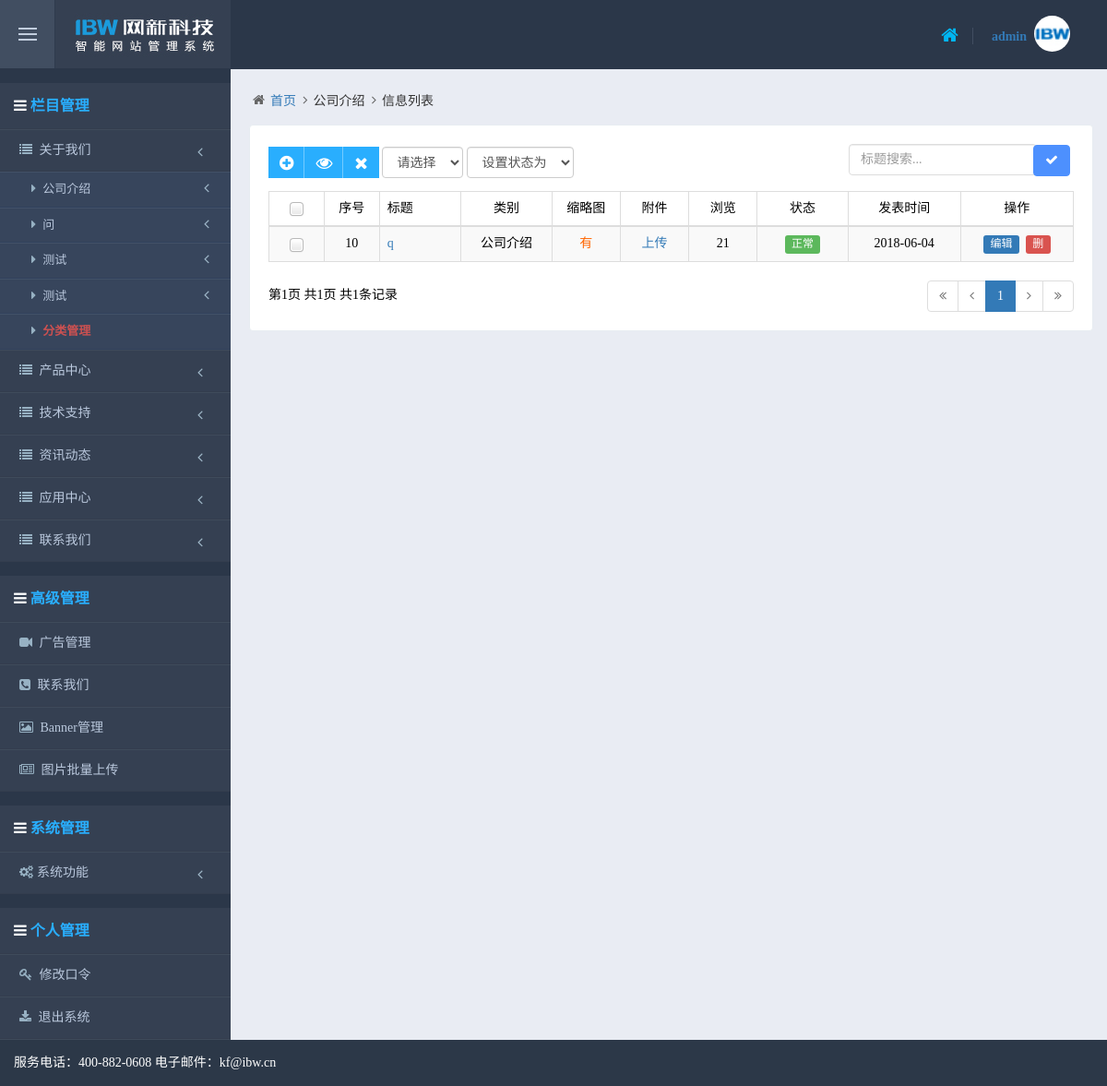
The page /manage/info_list.php?class_id=101101 (signed in) on the database its author committed.
### tables this page shows
CREATE TABLE `info_class` (
  `id` varchar(20) NOT NULL DEFAULT '',
  `sortnum` int(10) unsigned NOT NULL DEFAULT '0',
  `name` varchar(50) NOT NULL DEFAULT '',
  `pic` varchar(200) DEFAULT NULL,
  `content` text,
  `files` text,
  `info_state` varchar(10) NOT NULL DEFAULT '',
  `max_level` tinyint(1) unsigned NOT NULL DEFAULT '0',
  `has_sub` tinyint(1) unsigned NOT NULL DEFAULT '0',
  `sub_content` tinyint(1) unsigned NOT NULL DEFAULT '0',
  `sub_pic` tinyint(1) unsigned NOT NULL DEFAULT '0',
  `hasViews` tinyint(1) unsigned NOT NULL DEFAULT '0',
  `hasState` tinyint(1) unsigned NOT NULL DEFAULT '0',
  `hasPic` tinyint(1) unsigned NOT NULL DEFAULT '0',
  `hasAnnex` tinyint(1) unsigned NOT NULL DEFAULT '0',
  `hasIntro` tinyint(1) unsigned NOT NULL DEFAULT '0',
  `hasContent` tinyint(1) unsigned NOT NULL DEFAULT '0',
  `hasWebsite` tinyint(1) unsigned NOT NULL DEFAULT '0',
  `hasAuthor` tinyint(1) unsigned NOT NULL DEFAULT '0',
  `hasSource` tinyint(1) unsigned NOT NULL DEFAULT '0',
  `hasKeyword` tinyint(1) unsigned NOT NULL DEFAULT '0',
  `state` tinyint(1) unsigned NOT NULL DEFAULT '0',
  `hasPics` tinyint(1) unsigned DEFAULT '0',
  `hasPic2` tinyint(1) unsigned DEFAULT '0',
  `hasContent2` tinyint(1) unsigned DEFAULT '0',
  `hasContent3` tinyint(1) unsigned DEFAULT '0',
  `hasContent4` tinyint(1) unsigned DEFAULT '0',
  `hasContent5` tinyint(1) unsigned DEFAULT '0',
  `hasContent6` tinyint(1) unsigned DEFAULT '0',
  `en_name` varchar(50) DEFAULT NULL,
  `hasDescription` tinyint(1) NOT NULL DEFAULT '0',
  `keyword` varchar(200) DEFAULT NULL,
  `description` varchar(200) DEFAULT NULL,
  PRIMARY KEY (`id`),
  KEY `sortnum` (`sortnum`)
);

CREATE TABLE `advanced` (
  `id` int(10) unsigned NOT NULL DEFAULT '0',
  `sortnum` int(10) unsigned NOT NULL DEFAULT '0',
  `name` varchar(50) NOT NULL DEFAULT '',
  `default_file` varchar(50) NOT NULL DEFAULT '',
  `state` tinyint(1) unsigned NOT NULL DEFAULT '0',
  PRIMARY KEY (`id`),
  UNIQUE KEY `id` (`id`)
);

CREATE TABLE `info` (
  `id` int(10) unsigned NOT NULL DEFAULT '0',
  `sortnum` int(10) unsigned NOT NULL DEFAULT '0',
  `title` varchar(100) NOT NULL DEFAULT '',
  `admin_id` int(10) unsigned NOT NULL DEFAULT '0',
  `class_id` varchar(20) NOT NULL DEFAULT '',
  `author` varchar(50) DEFAULT NULL,
  `source` varchar(50) DEFAULT NULL,
  `website` text,
  `pic` varchar(200) DEFAULT NULL,
  `pic2` varchar(200) DEFAULT NULL,
  `annex` varchar(200) DEFAULT NULL,
  `keyword` varchar(200) DEFAULT NULL,
  `intro` text,
  `content` mediumtext,
  `content2` text,
  `content3` text,
  `content4` text,
  `content5` text,
  `content6` text,
  `webcontent` text,
  `files` text,
  `views` int(10) unsigned NOT NULL DEFAULT '0',
  `create_time` date NOT NULL DEFAULT '0000-00-00',
  `modify_time` date NOT NULL DEFAULT '0000-00-00',
  `state` tinyint(1) unsigned NOT NULL DEFAULT '0',
  `price` varchar(50) DEFAULT '' COMMENT '参考价格',
  `description` varchar(200) DEFAULT NULL,
  `hot` tinyint(1) NOT NULL DEFAULT '0' COMMENT '热点标识',
  `actual` varchar(50) DEFAULT NULL COMMENT '实际价格',
  PRIMARY KEY (`id`),
  KEY `class_id` (`class_id`),
  KEY `admin_id` (`admin_id`)
);

### manage/info_list.php (the view, shortened to what the rows shown need)
<?
require(dirname(__FILE__) . "/isadmin.php");
require(dirname(__FILE__) . "/config.php");
$class_id		= trim($_GET["class_id"]);
$select_class	= empty($_GET["select_class"]) ? $class_id : trim($_GET["select_class"]);
$select_state	= (int)$_GET["select_state"];
$keyword		= urlencode(trim($_GET["keyword"]));
$page			= (int)$_GET["page"] > 0 ? (int)$_GET["page"] : 1;
$listUrl	= "info_list.php?class_id=$class_id&select_class=$select_class&select_state=$select_state&keyword=$keyword&page=$page";
$editUrl	= "info_edit.php?class_id=$class_id&select_class=$select_class&select_state=$select_state&keyword=$keyword&page=$page";
$db = new onlyDB($config["db_host"], $config["db_user"], $config["db_pass"], $config["db_name"]);
$sql = "select hasViews, hasState, hasPic, hasPic2, hasPics, hasContent, hasAnnex, hasWebsite, hasAuthor, hasSource from info_class where id='" . substr($class_id, 0, CLASS_LENGTH) . "'";
$rst = $db->query($sql);
if ($row = $db->fetch_array($rst))
{
	$hasViews	= $row["hasViews"];
	$hasState	= $row["hasState"];
	$hasPic		= $row["hasPic"];
	$hasAnnex	= $row["hasAnnex"];
}
else
{
	$db->close();
	info("参数有误！");
}
?>
<!DOCTYPE html>
<html lang="zh-CN">
<head>
<link href="themes/plugins/bootstrap/css/bootstrap.min.css" rel="stylesheet" />
<link href="themes/fonts/font-awesome/css/font-awesome.min.css" rel="stylesheet" />
<link href="themes/plugins/uniform/css/uniform.default.css" rel="stylesheet" />
<link href="themes/css/shy.css" rel="stylesheet" />
<link href="themes/css/shy-skin.css" rel="stylesheet" />
</head>
<body>
<div class="page-container clearfix">
	<div class="page-content-wrapper">
		<?
		require_once("menu.php");
		?>
		<div class="page-content">
			<ul class="page-breadcrumb breadcrumb">
				<li><i class="fa fa-home"></i><a href="index.php">首页</a></li>
				<li><i class="fa fa-angle-right"></i><?=$db->getTableFieldValue("info_class", "name", "where id='$class_id'")?></li>
				<li><i class="fa fa-angle-right"></i><span class="active">信息列表</span></li>
			</ul>
			<div class="row">
				<div class="col-md-12">
					<div class="portlet light">
						<div class="portlet-body table-responsive">
							<form id="listForm" name="listForm" method="post">
								<table class="listTable table table-striped table-bordered table-hover table-checkable order-column dataTable no-footer" id="sample_1">
									<thead>
										<tr class="heaer">
											<th width="50" class="text-center table-checker"><input type="checkbox" class="group-checkable" data-set="#sample_1 .checkbox" /></th>
								            <th width="50" class="text-center hidden-xs">序号</th>
								            <th >标题</th>
								            <th width="100" class="text-center hidden-xs">类别</th>
								            <?
											if ($hasPic == 1){
											?>
								            	<th width="80" class="text-center hidden-xs">缩略图</th>
								            <?
								            }
											?>
								            <?
											if ($hasAnnex == 1){
											?>
								            	<th width="80" class="text-center hidden-xs">附件</th>
								            <?
											}
											if ($hasViews == 1){
											?>
								            	<th width="80"  class="text-center hidden-xs">浏览</th>
								            <?
								            }
											if ($hasState == 1){
											?>
								            	<th width="100"  class="text-center">状态</th>
								            <?
								            }
											?>
								            <th width="120" class="text-center hidden-xs">发表时间</th>
											<th width="120" class="text-center hidden-xs">操作</th>
										</tr>
									</thead>
									<tbody>
										<?
										if ($session_admin_grade == ADMIN_COMMON){
											$SQL_ = "and a.state=0 and a.admin_id=$session_admin_id and title like '%" . urldecode($keyword) . "%'";
										}else{
											switch ($select_state){
												default:
													$SQL_ = "";
													break;
											}
										}
										$page_size		= DEFAULT_PAGE_SIZE;
										$sql = "select a.id, a.sortnum, a.title, a.author, a.source, a.website, a.pic, a.pic2, a.annex, a.views, a.files, a.create_time, a.state, b.name from info a left join info_class b on a.class_id=b.id where a.class_id like '" . $select_class . "%' and a.title like '%" . urldecode($keyword) . "%' $SQL_ order by a.sortnum desc";
								        $sql .= " limit " . ($page - 1) * $page_size . ", " . $page_size;
								        $rst = $db->query($sql);
								        while ($row = $db->fetch_array($rst)){
								        ?>
								        <tr class="<?if($i%2==1){echo "odd";}else{echo "even";}?>">
								        	<td width="50" class="text-center table-checker"><input class="checkbox" type="checkbox" name="ids[]" value="<?=$row["id"]?>" /></td>
							               	<td width="50" class="text-center hidden-xs"><?=$row["sortnum"]?></td>
											<td><a href="<?=$editUrl?>&id=<?=$row["id"]?>"><?=$row["title"]?></a></td>
							                <td class="text-center hidden-xs"><?=$row["name"]?></td>
							                <?
											if ($hasPic == 1){
											?>
							                <td class="text-center hidden-xs">
												<?
							                		if (!empty($row["pic"])){
							                	?>
							                	<a id="pic<?=$row["id"]?>" href="javascript:pic('<?=$row["id"]?>', 'info', 'id', 'pic', '', '')" picUrl="<?=UPLOAD_PATH_FOR_ADMIN.$row["pic"]?>" class="picView"><font color='#FF6600'>有</font></a>
							                	<?
							                		}else{
							                	?>
												<a id="pic<?=$row["id"]?>" href="javascript:pic('<?=$row["id"]?>', 'info', 'id', 'pic', '', '')" picUrl="" class="picView">上传</a>
							                	<?
							                		}
							                	?>
							                </td>
							                <?
							                }
											?>
							                <?
											if ($hasAnnex == 1){
											?>
							                <td class="text-center hidden-xs">
												<?
							                		if (!empty($row["annex"])){
							                	?>
							                	<a id="annex<?=$row["id"]?>" href="javascript:annex('<?=$row["id"]?>', 'info', 'id', 'annex', '', '')"><font color='#FF6600'>有</font></a>
							                	<?
							                		}else{
							                	?>
												<a id="annex<?=$row["id"]?>" href="javascript:annex('<?=$row["id"]?>', 'info', 'id', 'annex', '', '')">上传</a>
							                	<?
							                		}
							                	?>
							                </td>
							                <?
											}
											if ($hasViews == 1){
											?>
							                <td class="text-center hidden-xs"><?=$row["views"]?></td>
							                <?
							                }
											if ($hasState == 1){
											?>
						                    <td class="text-center  ">
					                        <?
					                        switch ($row["state"])
					                        {
					                            case 1:
					                                echo "<span class='label label-sm label-success'>正常</span>";
					                                break;
					                        }
					                        ?>
						                    </td>
							                <?
							                }
											?>
							                <td class="text-center hidden-xs"><?=formatDate("Y-m-d", $row["create_time"])?></td>
											<td class="text-center hidden-xs"><a class="label label-sm label-primary tooltips" href="<?=$editUrl?>&id=<?=$row["id"]?>" data-placement="top" data-original-title="编辑信息">编辑</a> <a class="label label-sm label-danger tooltips" href="<?=$listUrl?>&id=<?=$row["id"]?>" data-placement="top" data-original-title="删除" onClick="return DeleteConfirmCustom('');">删</a></td>
							            </tr>
								        <?
								        }
								        ?>
									</tbody>
								</table>
							</form>
						</div>
					</div>
				</div>
			</div>
		</div>
	</div>
</div>
</body>
</html>

### manage/menu.php (shortened to what the rows shown need)
<?
$db = new onlyDB($config["db_host"], $config["db_user"], $config["db_pass"], $config["db_name"]);
?>
<div class="page-sidebar-wrapper">
	<div class="page-sidebar navbar-collapse collapse">
		<ul class="page-sidebar-menu" data-slide-speed="200">
            <?
            $sql = "select id, name, state from info_class where id like '" . CLASS_SPACE . "' order by sortnum asc";
			$rst = $db->query($sql);
			while ($row = $db->fetch_array($rst))
			{
				if ($session_admin_grade == ADMIN_HIDDEN || $session_admin_grade == ADMIN_SYSTEM || $session_admin_grade == ADMIN_ADVANCED || hasBegin4Include($session_admin_popedom, $row["id"]) == true)
				{
			?>
			<li class="nav-item">
				<a href="javascript:;" class="nav-toggle"> <i class="fa fa-list"></i> <span class="title"><?=$row["name"]?></span><span class="arrow"></span></a>
				<ul class="sub-menu" <?if($row["id"] == substr($class_id,0,3)) echo "style='display:block;'"?>>
					<?
					$sql  = "select id, name from info_class where id like '" . $row["id"] . CLASS_SPACE . "' order by sortnum asc";
					$rst2 = $db->query($sql);
					while ($row2 = $db->fetch_array($rst2))
					{
						if ($session_admin_grade == ADMIN_HIDDEN || $session_admin_grade == ADMIN_SYSTEM || $session_admin_grade == ADMIN_ADVANCED || hasInclude($session_admin_popedom, $row["id"]) == true || hasInclude($session_admin_popedom, $row2["id"]) == true)
						{
					?>
					<li class="nav-item"><a href="info_list.php?class_id=<?=$row2["id"]?>" class="nav-toggle"> <i class="fa fa-caret-right"></i> <span class="title"><?=$row2["name"]?></span><span class="arrow"></span></a></li>
                    <?
						}
                    }
                        if ($session_admin_grade == ADMIN_HIDDEN || ($session_admin_grade == ADMIN_SYSTEM && $row["state"] == 1))
                    {
                    ?>
                        <?
                        if ($row["state"] == 1)
						{
						?>
                        	<li class="nav-item"><a href="second_class_list.php?class_id=<?=$row["id"]?>" class="nav-toggle"> <i class="fa fa-caret-right"></i> <span class="title"><b style="color: #CC5151">分类管理</b></span> </a></li>
                        <?
                        }
						else
						{
						?>
                           <li class="nav-item"><a href="second_class_list.php?class_id=<?=$row["id"]?>" class="nav-toggle"> <i class="fa fa-caret-right"></i> <span class="title"><b style="color: #ff0000">分类管理</b></span> </a></li>
						<?
                        }
                        ?>
                    <?
                    }
                    ?>
				</ul>
			</li>
			<?
				}
            }
            if ($session_admin_grade == ADMIN_HIDDEN || $session_admin_grade == ADMIN_SYSTEM || count($session_admin_advanced) > 0)
			{
			?>
        	<?
        		if ($session_admin_grade == ADMIN_HIDDEN){
				$sql = "select id, name, default_file from advanced where state>0 order by sortnum asc limit 20";
				}else{
				$sql = "select id, name, default_file from advanced where state=1 order by sortnum asc limit 20";
				}
				$rst = $db->query($sql);
				while ($row = $db->fetch_array($rst))
				{
					if ($session_admin_grade == ADMIN_HIDDEN || $session_admin_grade == ADMIN_SYSTEM || hasInclude($session_admin_advanced, $row["id"]) == true)
					{
				?>
				<li class="nav-item">
					<a href="<?=$row["default_file"]?>" class="nav-toggle"> <i class="fa fa-ico<?=$row["id"]?>"></i> <span class="title"><?=$row["name"]?></span></a>
	            </li>
				<?
					}
	            }
	        ?>
			<?
            }
			?>
		</ul>
	</div>
</div>

### rows shown on the page
info_class: name "关于我们"
info_class: name "公司介绍"
info_class: name "问"
info_class: name "测试"
info_class: name "测试"
info_class: name "产品中心"
info_class: name "技术支持"
info_class: name "资讯动态"
info_class: name "应用中心"
info_class: name "联系我们"
advanced: name "广告管理"
advanced: name "联系我们"
advanced: name "Banner管理"
advanced: name "图片批量上传"
info: sortnum "10", title "q", info_class.name "公司介绍", views "21", state "正常", create_time "2018-06-04"

### other values the page prints
$_SESSION["ADMIN_NAME"] "admin"
$page "1"
$page_count "1"
$record_count "1"
